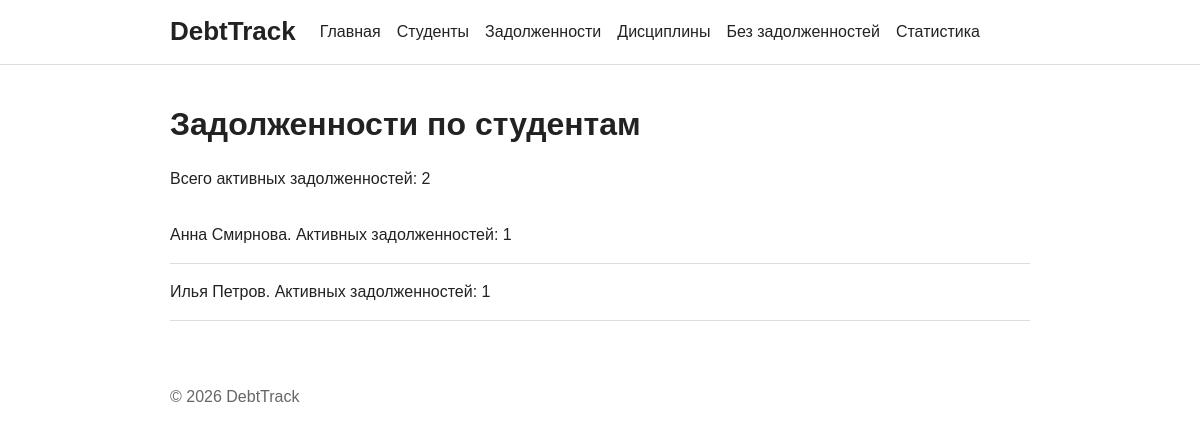
Screenshot of /debts/statistics/ with the database file from the repository.
### students/models.py (models this page shows, shortened)
class Student(models.Model):
    id = models.AutoField(primary_key=True)
    name = models.CharField("ФИО", max_length=255)
    group_number = models.CharField("Группа", max_length=100)
    record_book = models.CharField("Зачётная книжка", max_length=100,
                                   blank=True)
    class Meta:
        db_table = "students"
        verbose_name = "Студент"
        verbose_name_plural = "Студенты"

### debts/views.py (the view)
# urls.py: path("statistics/", views.statistics, name="statistics"),
def statistics(request):
    stats = Student.objects.annotate(
        debts_count=Count("debts", filter=Q(debts__is_closed=False))
    ).filter(debts_count__gt=0).order_by("-debts_count", "name")
    totals = Debt.objects.open().aggregate(total=Count("id"))
    return render(
        request, "debts/statistics.html",
        {"statistics": stats, "total_debts": totals["total"]},
    )

### debts/models.py (called while the page is built)
    def open(self):
        return self.filter(is_closed=False)

### debts/templates/debts/statistics.html (shortened to what this page needs)
{% extends "base.html" %}
{% block content %}
<h1>Задолженности по студентам</h1>
<p>Всего активных задолженностей: {{ total_debts }}</p>
{% if statistics %}
<ul class="list">
    {% for item in statistics %}
    <li>{{ item.name }}. Активных задолженностей: {{ item.debts_count }}</li>
    {% endfor %}
</ul>
{% else %}
<p class="muted">Данные отсутствуют.</p>
{% endif %}
{% endblock %}

### homepage/static/homepage/css/style.css (style rules this page uses)
* { box-sizing: border-box; }
body { min-height: 100vh; margin: 0; color: #222; background: #fff; font: 16px/1.5 Arial, sans-serif; }
h1, h2 { line-height: 1.2; }
h1 { margin: 0 0 24px; }
.list { margin: 0; padding: 0; list-style: none; }
.list li, .list-item { padding: 16px 0; border-bottom: 1px solid #ddd; }

### rows the page displays
Student: name "Анна Смирнова", debts_count "1"
Student: name "Илья Петров", debts_count "1"

### other values shown
{{ total_debts }} "2"
